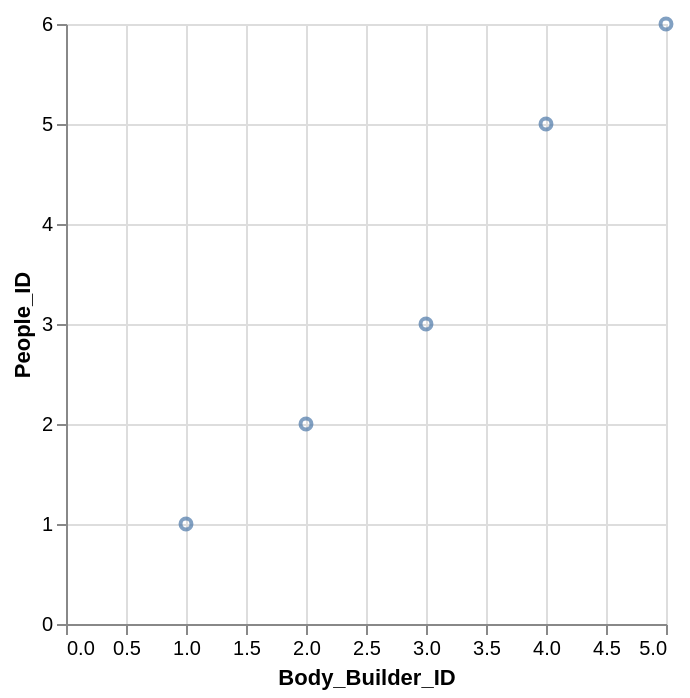

Here is the Vega-Lite specification saved for this chart:
### Vega-Lite specification from a JSON file in a GitHub repository (floating-point values rounded to 4 significant figures)
{"data": {"values": [{"x_data": 1, "y_data": 1}, {"x_data": 2, "y_data": 2}, {"x_data": 3, "y_data": 3}, {"x_data": 4, "y_data": 5}, {"x_data": 5, "y_data": 6}]}, "mark": "point", "encoding": {"x": {"field": "x_data", "type": "quantitative", "title": "Body_Builder_ID"}, "y": {"field": "y_data", "type": "quantitative", "title": "People_ID"}}}
